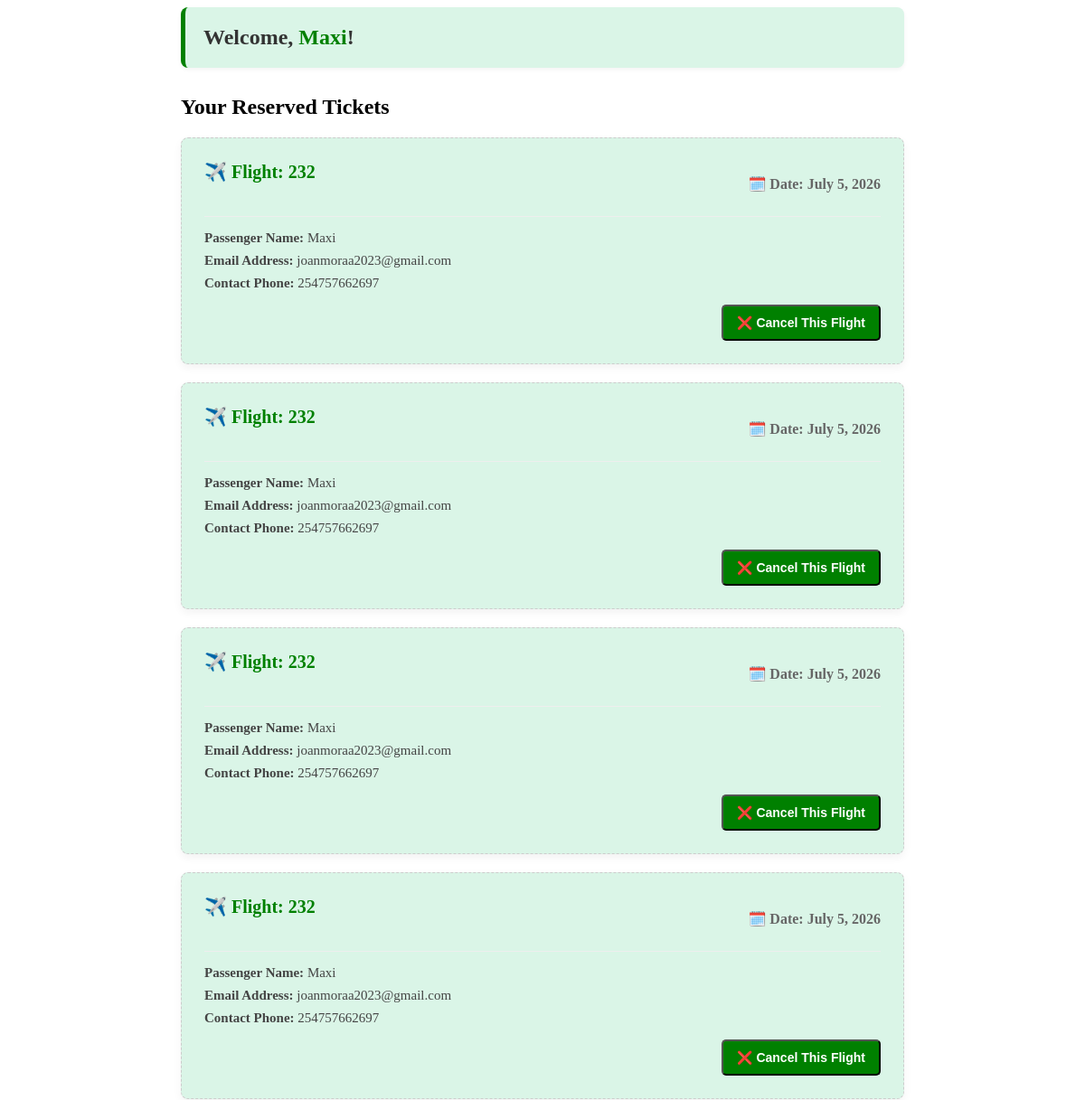
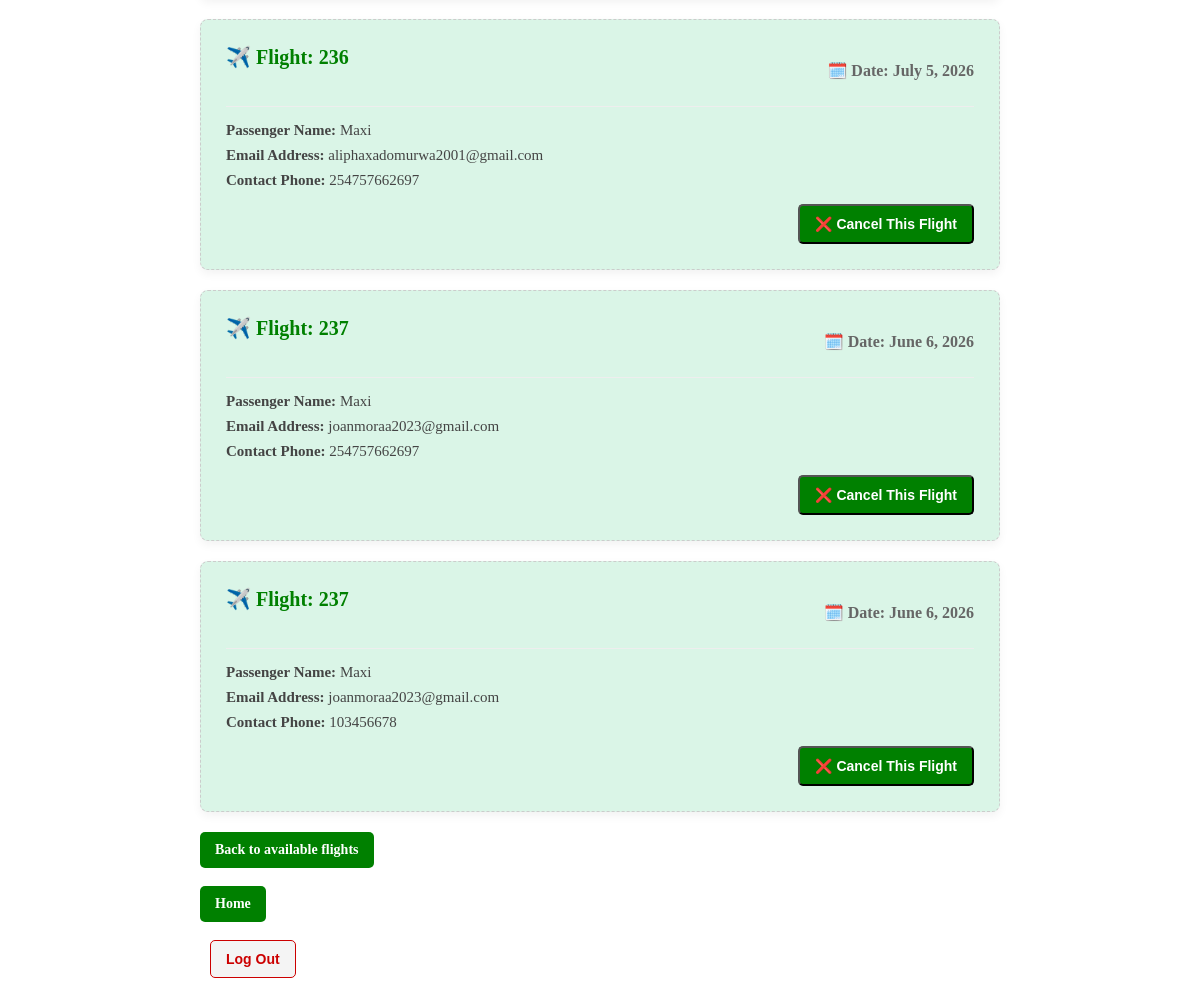
Page /dashboard/ (signed in) on the committed database (2 pictures, top to bottom).
### flight_capacity/models.py (models this page shows, shortened)
class Booking(models.Model):
    user = models.ForeignKey(User, on_delete=models.CASCADE, related_name='bookings', null=True, blank=True)
    passenger_name = models.CharField(max_length=15)
    passenger_email = models.EmailField()
    passenger_phone_number = models.IntegerField()
    flight = models.ForeignKey(FlightCapacity, on_delete=models.CASCADE, related_name='bookings')
    booking_date = models.DateTimeField(auto_now_add=True)

class FlightCapacity(models.Model):
    flight_number = models.CharField(max_length=10)
    Date = models.DateField(max_length=10)
    Capacity = models.IntegerField()

### flight_capacity/views.py (the view)
# urls.py: path('dashboard/',views.dashboard, name='dashboard'),
@login_required # 🔐 Only allows logged-in members to view this page
def dashboard(request):
    user_bookings = Booking.objects.filter(user=request.user)
    return render(request, 'dashboard.html', {'bookings': user_bookings})

### flight_capacity/templates/dashboard.html (shortened to what this page needs)
<!DOCTYPE html>
<html>
    <head>
        <link rel="stylesheet" href="">
    </head>
    <body>
        <div class="dashboard-container">
        <div class="header-bar">
            <h1>Welcome, <span class="user-greeting">{{ request.user.username }}</span>!</h1>
             </div>
        <h2>Your Reserved Tickets</h2>
        {% if bookings %}
            {% for booking in bookings %}
                <div class="ticket-card">
                    <div class="ticket-header">
                        <p class="flight-number">✈️ Flight: {{ booking.flight.flight_number }}</p>
                        <p class="flight-date">🗓️ Date: {{ booking.flight.Date }}</p>
                    </div>
                    <div class="passenger-details">
                        <p><strong>Passenger Name:</strong> {{ booking.passenger_name }}</p>
                        <p><strong>Email Address:</strong> {{ booking.passenger_email }}</p>
                        <p><strong>Contact Phone:</strong> {{ booking.passenger_phone_number }}</p>
                    </div>
                    <div style="margin-top: 15px; text-align: right;">
                        <form action="{% url 'cancel' booking.flight.id %}" method="POST" onsubmit="return confirm('Are you sure you want to cancel this reservation?');" style="display: inline;">
                            <button type="submit" class="btn btn-book">❌ Cancel This Flight</button>
                        </form>
                    </div>
                </div>
            {% endfor %}
        {% endif %}
        <div>
                <a href="{% url 'flight_capacity' %}" class="btn btn-book">Back to available flights</a><br><br>
                <a href="{% url 'home' %}" class="btn btn-book">Home</a><br><br>
               </div>
               <form action="{% url 'logout' %}" method="POST" style="display: inline; margin-left: 10px;">
    <button type="submit" class="btn btn-logout" style="cursor: pointer; border: 1px solid #cc0000;">
        Log Out
    </button>
</form>
    </body>
</html>

### flight_capacity/templates/dashboard.html (style rules this page uses)
.dashboard-container { max-width: 800px; margin: 0 auto; }
.header-bar { display: flex; justify-content: space-between; align-items: center; background: white; padding: 20px; border-radius: 8px; box-shadow: 0 2px 5px rgba(0,0,0,0.05); margin-bottom: 30px; border-left: 5px solid green; background-color: #daf5e7; }
h1 { margin: 0; color: #333; font-size: 24px; }
.user-greeting { color: green; }
.ticket-card { background: white; padding: 25px; border-radius: 8px; box-shadow: 0 4px 10px rgba(0,0,0,0.05); margin-bottom: 20px; position: relative; border: 1px dashed #ccc; background-color: #daf5e7; }
.ticket-header { display: flex; justify-content: space-between; border-bottom: 1px solid #eee; padding-bottom: 10px; margin-bottom: 15px; }
.flight-number { font-size: 20px; font-weight: bold; color: green; margin: 0; }
.flight-date { color: #666; font-weight: bold; }
.passenger-details p { margin: 8px 0; color: #444; font-size: 15px; }
.btn { padding: 10px 15px; border-radius: 5px; text-decoration: none; font-weight: bold; font-size: 14px; display: inline-block; }
.btn-book { background-color: green; color: white; }
.btn-logout { background-color: #f4f4f4; color: #cc0000; border: 1px solid #cc0000; }

### rows in the picture
Booking: flight.flight_number "232", flight.Date "July 5, 2026", passenger_name "Maxi", passenger_email "joanmoraa2023@gmail.com", passenger_phone_number "254757662697"
Booking: flight.flight_number "232", flight.Date "July 5, 2026", passenger_name "Maxi", passenger_email "joanmoraa2023@gmail.com", passenger_phone_number "254757662697"
Booking: flight.flight_number "232", flight.Date "July 5, 2026", passenger_name "Maxi", passenger_email "joanmoraa2023@gmail.com", passenger_phone_number "254757662697"
Booking: flight.flight_number "232", flight.Date "July 5, 2026", passenger_name "Maxi", passenger_email "joanmoraa2023@gmail.com", passenger_phone_number "254757662697"
Booking: flight.flight_number "236", flight.Date "July 5, 2026", passenger_name "Maxi", passenger_email "aliphaxadomurwa2001@gmail.com", passenger_phone_number "254757662697"
Booking: flight.flight_number "237", flight.Date "June 6, 2026", passenger_name "Maxi", passenger_email "joanmoraa2023@gmail.com", passenger_phone_number "254757662697"
Booking: flight.flight_number "237", flight.Date "June 6, 2026", passenger_name "Maxi", passenger_email "joanmoraa2023@gmail.com", passenger_phone_number "103456678"

### other values in the picture
{{ request.user.username }} "Maxi"
